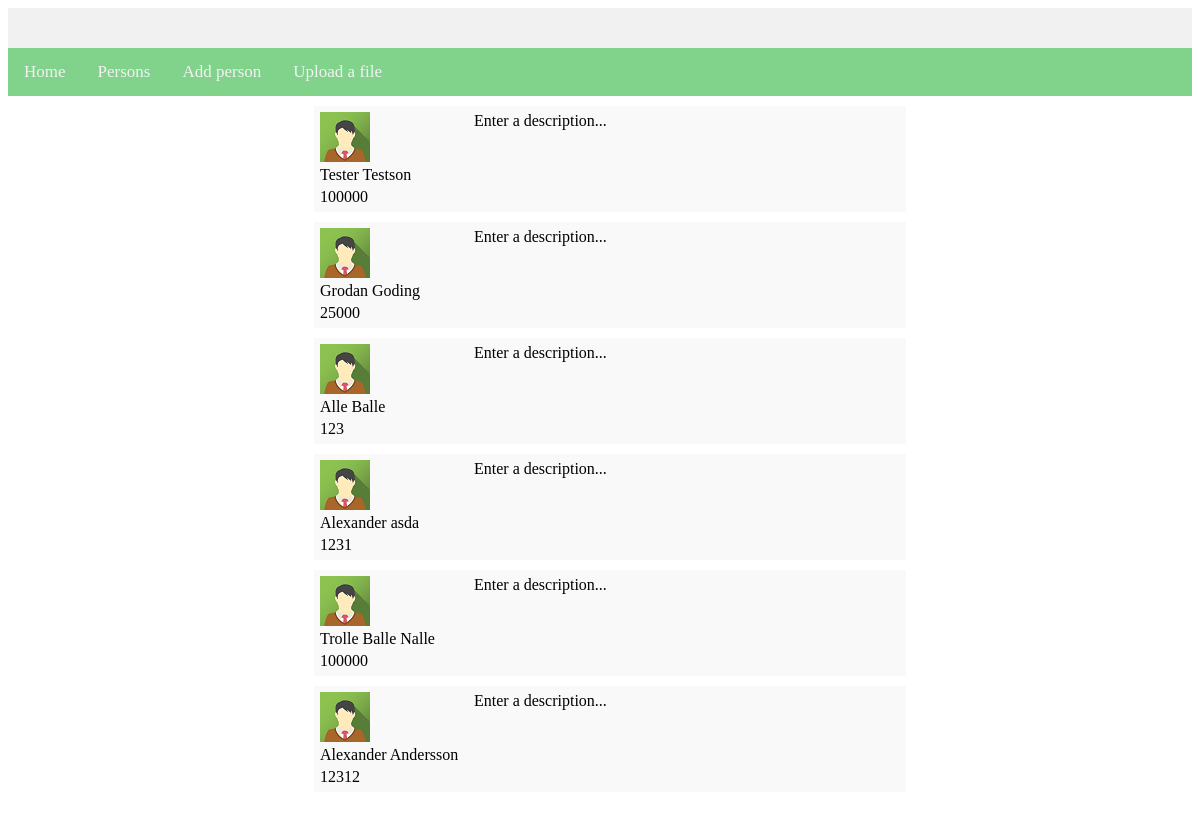
Page /persons on the committed database.
### budget/models.py (models this page shows)
class Person(models.Model):
    first_name = models.CharField(max_length=30)
    last_name = models.CharField(max_length=30)
    income = models.IntegerField()
    description = models.TextField(default="Enter a description...")
    def __str__(self):
        return str(self.first_name) + ' ' + str(self.last_name)

### budget/views.py (the view)
# urls.py: path('persons', views.PersonView.as_view(), name='persons'),
class PersonView(TemplateView):
    def get(self, request):
        persons = Person.objects.all()
        context = {
            'persons': persons,
        }
        return render(request, 'budget/person.html', context)

### budget/templates/budget/person.html (shortened to what this page needs)
<html>
    {% extends 'budget/base.html' %}
    {% load static %}
        {% block content %}
        {% for person in persons %}
        <div id="persons">
            <a href="{% url 'detail' person.id %}">
                <table id="outer-person-table">
                    <td>
                        <table id="inner-table-overview">
                            <td><img src="{% static 'budget/avatar_dummy.png' %}" ></img></td>
                            <tr><td>{{ person }}</td></tr>
                            <tr><td>{{ person.income }}</td></tr>
                        </table>
                    </td>
                    <td valign="top">
                        <table id="inner-table-desc">
                            <tr><td>
                                {{person.description}}
                            </td></tr>
                        </table>
                    </td>
                </table>
            </a>
        </div>
        {% endfor %}
        {% endblock %}

### budget/templates/budget/base.html (shortened to what this page needs)
<html>
  {% load static %}
<head>
    <link rel="stylesheet" type="text/css" href="{% static 'budget/style.css' %}">
</head>
<body>
  <div class="header"></div>
  <div class="topnav">
          <a href="/">Home</a>
          <a href="/persons">Persons</a>
          <a href="/person/add">Add person</a>
          <a href="/upload">Upload a file</a>
  </div>
  <div class="left-column">
  </div>
  <div class="main-content">
    {% block content %}
    {% endblock %}
  </div>
</body>
</html>

### budget/static/budget/style.css (style rules this page uses)
.header { background-color: #f1f1f1; padding: 20px; text-align: center; }
.topnav { background-color: rgba(4, 168, 26, 0.5); overflow: hidden; border-radius: 0px; }
.topnav a { float: left; color: #f2f2f2; text-align: center; padding: 14px 16px; text-decoration: none; font-size: 17px; }
.main-content { text-align: left; width: 50%; height: 100%; margin: auto; }
.left-column { text-align: left; width: 25%; height: 100%; float: left; }
.left-column ul, a { list-style-type: none; padding: 0; margin: 0; color: #111; text-decoration: none; }
#persons { margin: 10px; background-color: #f1f1f175; width: 100%; }
#inner-table-overview { width: 150px; }

### rows in the picture
Person: first_name+last_name "Tester Testson", income "100000", description "Enter a description..."
Person: first_name+last_name "Grodan Goding", income "25000", description "Enter a description..."
Person: first_name+last_name "Alle Balle", income "123", description "Enter a description..."
Person: first_name+last_name "Alexander asda", income "1231", description "Enter a description..."
Person: first_name+last_name "Trolle Balle Nalle", income "100000", description "Enter a description..."
Person: first_name+last_name "Alexander Andersson", income "12312", description "Enter a description..."
